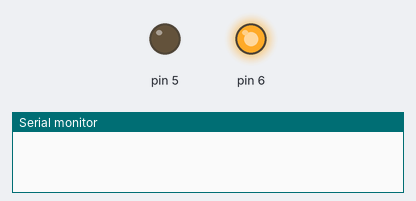
The sketch below on a simulated Arduino Uno, built with avr-gcc and run on an emulated ATmega328P. Shown: output pins drawn as LEDs (lit = HIGH), the last lines printed to the serial monitor.

Above: at 0.15 s.
At 6.59 s:
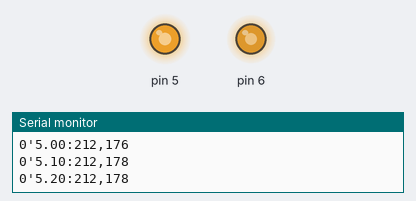
At 16.5 s:
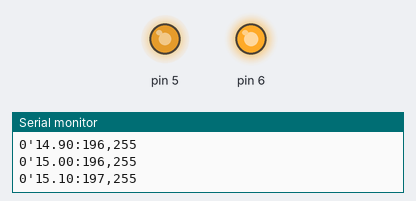
At 38.4 s:
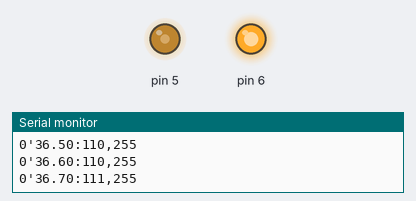
Timing chart, 0 to 40.0 s (numbered marks = the images above):
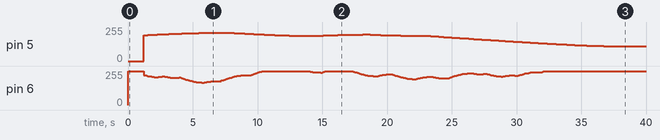

Measured:
- by itself, pin 5: 0/255 → 194/255 at 1.2 s, → 195/255 0.20 s later, → 196/255 0.10 s later, → 197/255 0.30 s later, … (144 changes in this stretch)
- by itself, pin 6: 0/255 → 255/255 at 0.00 s, → 225/255 1.2 s later, → 222/255 0.10 s later, → 220/255 0.10 s later, … (220 changes in this stretch)

The sketch:

ard-clouds.ino
```cpp
// (licence header left out)
#include "ard-clouds.h"

#define GAIN1     10
#define GAIN2     -60.0
#define OFFSET1   -0.5
#define OFFSET2   -0.2
#define TIME1     20
#define TIME2     5

volatile uint8_t ticks;
volatile uint16_t decisecs = 0;

Cloud cloud1;
Cloud cloud2;

uint32_t timeOffset;

void setup()
{
	Serial.begin(115200);

	cloud1.begin(1, GAIN1, OFFSET1, 2000, TIME1);
	cloud2.begin(2, GAIN2, OFFSET2, 2000, TIME2);

	timeOffset = 256*(max(TIME1,TIME2));
}

void loop()
{
	static uint32_t t;
	uint8_t pwm5, pwm6;

	analogWrite(5, pwm5 = (uint8_t)cloud1.update());
	analogWrite(6, pwm6 = (uint8_t)cloud2.update());

	if(t >= timeOffset)
	{
		uint32_t time = t - timeOffset;
		uint16_t secs = time / 600;
		Serial.print(secs);
		Serial.print('\'');
		uint16_t decisecs = time % 600;
		Serial.print(decisecs/10.0);
		Serial.print(':');
		Serial.print(pwm5);
		Serial.print(',');
		Serial.print(pwm6);
		Serial.print('\n');
		delay(100);
	}
	t++;
}
```

ard-clouds.h
```cpp
// (licence header left out)
#include "lfsr.h"

class Cloud
{
	public:
		Cloud();
		void begin(uint8_t seed, float gain, float offset, uint16_t filt, uint16_t time);
		float update(void);
	private:
		uint8_t targetV;
		uint8_t seed;
		float myGain;
		float myOffset;
		uint16_t filter_factor;
		uint16_t time_factor;
		float v;
		uint32_t timer;
};

Cloud::Cloud()
{
	targetV = 0;
	v = 0.0;  // start mid-scale
	timer = 0;
}

void Cloud::begin(uint8_t seed, float gain, float offset, uint16_t filt, uint16_t time)
{
	targetV = seed;
	myGain = gain;
	myOffset = offset;
	filter_factor = filt;
	time_factor = time;
}

float Cloud::update()
{
		if(timer)
		{
			timer -= 1;
		}
		else
		{
			timer = time_factor;
			targetV = lfsr_inc_8(lfsr_taps8, &targetV);
		}

		// Filter
		v = v + (((float)targetV-128.0) - v) / filter_factor;

		float vtmp = (v*myGain)+((myOffset+1)*256);
		if(vtmp > 255)
			vtmp = 255;
		else if(vtmp < 0)
			vtmp = 0;

		return vtmp;
}
```

lfsr.cpp
```cpp
// (licence header left out)
/****************************************************************************/

#include <stdint.h>
#include "lfsr.h"

/* first element is the LFSR mask, then its a NULL terminated list of taps */
const uint8_t lfsr_taps4[] =
	{0xF, (1 << 3), (1 << 2), 0};
const uint8_t lfsr_taps8[] =
	{0xFF, (1 << 7), (1 << 5), (1 << 4), (1 << 3), 0};
const uint16_t lfsr_taps12[] =
	{0xFFF, (1 << 11), (1 << 5), (1 << 3), (1 << 0), 0};
const uint16_t lfsr_taps16[] =
	{0xFFFF, (1 << 15), (1 << 14), (1 << 12), (1 << 3), 0};
const uint32_t lfsr_taps20[] =
	{0xFFFFF, (1 << 19), (1 << 16), 0};
const uint32_t lfsr_taps24[] =
	{0xFFFFFF, (1 << 23), (1 << 22), (1 << 21), (1 << 16), 0};
const uint32_t lfsr_taps28[] =
	{0xFFFFFFF, (1 << 27), (1 << 24), 0};
const uint32_t lfsr_taps32[] =
	{0xFFFFFFFF, static_cast<uint32_t>(1 << 31), (1 << 21), (1 << 1), (1 << 0), 0};

uint8_t lfsr_inc_8(const uint8_t *taps, uint8_t *lfsr)
{
	uint8_t tap = 0;
	int i = 1;

	while(taps[i])
		tap ^= !!(taps[i++] & *lfsr);
	*lfsr <<= 1;
	*lfsr |= tap;
	*lfsr &= taps[0];

	return *lfsr;
}

uint16_t lfsr_inc_16(const uint16_t *taps, uint16_t *lfsr)
{
	uint16_t tap = 0;
	int i = 1;

	while(taps[i])
		tap ^= !!(taps[i++] & *lfsr);
	*lfsr <<= 1;
	*lfsr |= tap;
	*lfsr &= taps[0];

	return *lfsr;
}

uint32_t lfsr_inc_32(const uint32_t *taps, uint32_t *lfsr)
{
	uint32_t tap = 0;
	int i = 1;

	while(taps[i])
		tap ^= !!(taps[i++] & *lfsr);
	*lfsr <<= 1;
	*lfsr |= tap;
	*lfsr &= taps[0];

	return *lfsr;
}
```

lfsr.h
```cpp
// (licence header left out)
/****************************************************************************/

#include <stdint.h>

#ifndef I__LFSR_H__
	#define I__LFSR_H__

extern const uint8_t lfsr_taps4[];
extern const uint8_t lfsr_taps8[];
extern const uint16_t lfsr_taps12[];
extern const uint16_t lfsr_taps16[];
extern const uint32_t lfsr_taps20[];
extern const uint32_t lfsr_taps24[];
extern const uint32_t lfsr_taps28[];
extern const uint32_t lfsr_taps32[];

uint8_t lfsr_inc_8(const uint8_t *taps, uint8_t *lfsr);
uint16_t lfsr_inc_16(const uint16_t *taps, uint16_t *lfsr);
uint32_t lfsr_inc_32(const uint32_t *taps, uint32_t *lfsr);

#endif /* I__LFSR_H__ */
```
